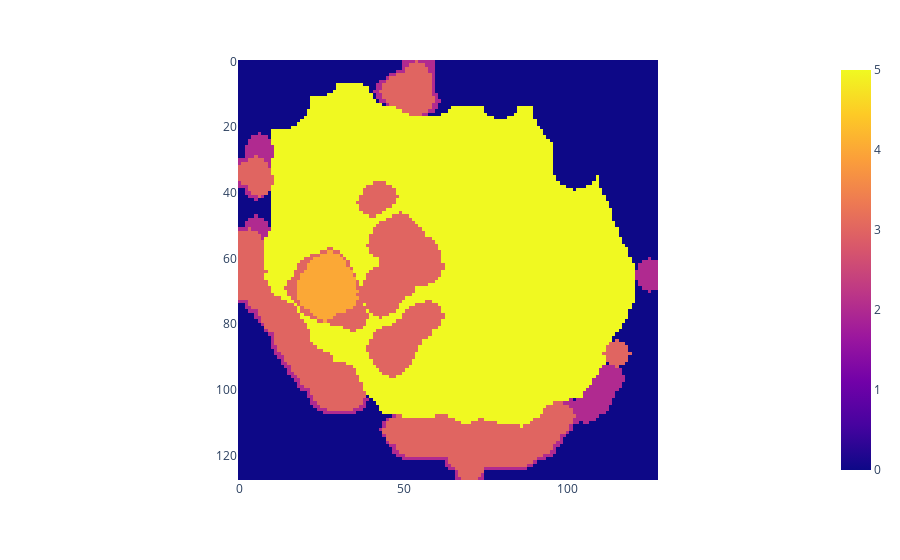

The notebook cell saved with this chart:
### Code cell
from skimage.measure import regionprops_table
import plotly.express as px
t = np.copy(segmentatons[1].astype('uint8'))
y = np.copy(imgs[0].astype('uint8'))
if t[0][0] != 0:
    t[t==0] = (np.unique(t)[-1] + 1)
    t[t==t[0][0]] = 0

print(np.unique(t))

#t[t==0] = 4
props = pd.DataFrame(regionprops_table(t, properties=['area']))
print(props)
px.imshow(t)

### Figure 1 — Plotly figure (JSON) as saved in the notebook; plotly's stock layout.template omitted (floating-point values rounded to 4 significant figures; data arrays with more than 128 entries replaced by an {"elided": "..."} marker saying what was removed)
{"data": [{"coloraxis": "coloraxis", "hovertemplate": "x: %{x}<br>y: %{y}<br>color: %{z}<extra></extra>", "name": "0", "type": "heatmap", "xaxis": "x", "yaxis": "y", "z": {"elided": "128x128 int values"}}], "layout": {"coloraxis": {"colorscale": [[0, "#0d0887"], [0.1111, "#46039f"], [0.2222, "#7201a8"], [0.3333, "#9c179e"], [0.4444, "#bd3786"], [0.5556, "#d8576b"], [0.6667, "#ed7953"], [0.7778, "#fb9f3a"], [0.8889, "#fdca26"], [1, "#f0f921"]]}, "margin": {"t": 60}, "xaxis": {"anchor": "y", "constrain": "domain", "domain": [0, 1], "scaleanchor": "y"}, "yaxis": {"anchor": "x", "autorange": "reversed", "constrain": "domain", "domain": [0, 1]}}}
